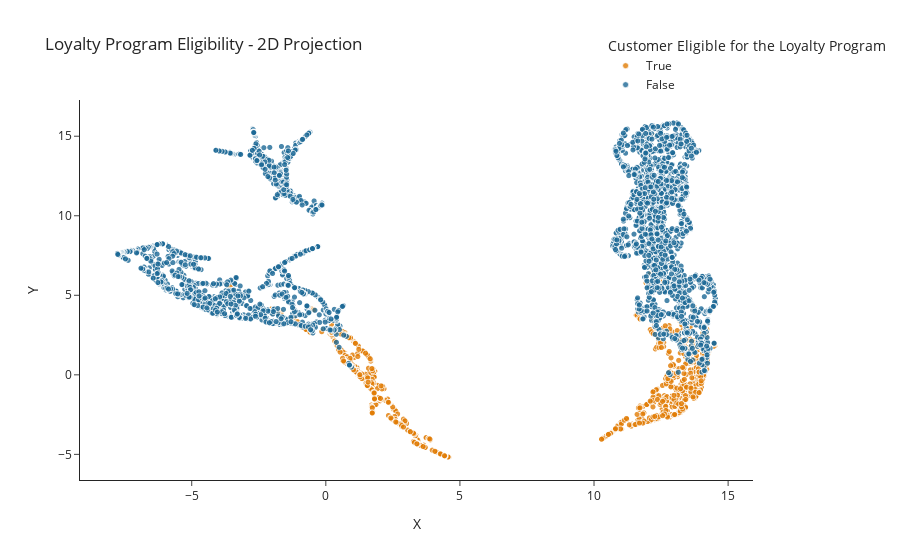

Notebook code cell kept with this figure:
### Code cell
emb_cols = {
    "loyalty_score": "Loyalty Score",
    "is_eligible": "Customer Eligible for the Loyalty Program",
    "x": "X",
    "y": "Y",
}

color_binary_order = ["rgb(225, 124, 5)", "rgb(29, 105, 150)"]

fig = px.scatter(
    df_emb_full,
    x="x",
    y="y",
    template="simple_white",
    opacity=0.8,
    color="is_eligible",
    labels=emb_cols,
    title="Loyalty Program Eligibility - 2D Projection",
    # render_mode="svg",
    color_discrete_sequence=color_binary_order,
    height=600,
    #     width=900,
)


fig.update_layout(
    legend=dict(orientation="v", yanchor="bottom", xanchor="right", y=1, x=1.2)
)

fig.update_traces(mode="markers", marker_line_width=0.7, marker_line_color="white")

# fig.write_image("../reports/figures/loyalty_program_eligibility.svg", engine="kaleido")

fig.show()

### Figure 1 — Plotly figure (JSON) as saved in the notebook; plotly's stock layout.template omitted (floating-point values rounded to 4 significant figures; data arrays with more than 128 entries replaced by an {"elided": "..."} marker saying what was removed)
{"data": [{"hovertemplate": "Customer Eligible for the Loyalty Program=True<br>X=%{x}<br>Y=%{y}<extra></extra>", "legendgroup": "True", "marker": {"color": "rgb(225, 124, 5)", "line": {"color": "white", "width": 0.7}, "opacity": 0.8, "symbol": "circle"}, "mode": "markers", "name": "True", "showlegend": true, "type": "scattergl", "x": {"elided": "1290 float values"}, "xaxis": "x", "y": {"elided": "1290 float values"}, "yaxis": "y"}, {"hovertemplate": "Customer Eligible for the Loyalty Program=False<br>X=%{x}<br>Y=%{y}<extra></extra>", "legendgroup": "False", "marker": {"color": "rgb(29, 105, 150)", "line": {"color": "white", "width": 0.7}, "opacity": 0.8, "symbol": "circle"}, "mode": "markers", "name": "False", "showlegend": true, "type": "scattergl", "x": {"elided": "4083 float values"}, "xaxis": "x", "y": {"elided": "4083 float values"}, "yaxis": "y"}], "layout": {"autosize": true, "legend": {"orientation": "v", "title": {"text": "Customer Eligible for the Loyalty Program"}, "tracegroupgap": 0, "x": 1.2, "xanchor": "right", "y": 1, "yanchor": "bottom"}, "title": {"text": "Loyalty Program Eligibility - 2D Projection"}, "xaxis": {"anchor": "y", "autorange": true, "domain": [0, 1], "range": [-9.179, 15.94], "title": {"text": "X"}, "type": "linear"}, "yaxis": {"anchor": "x", "autorange": true, "domain": [0, 1], "range": [-6.586, 17.25], "title": {"text": "Y"}, "type": "linear"}}}
